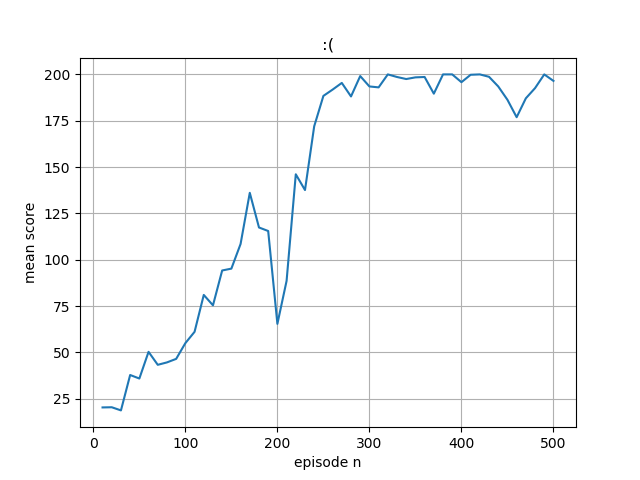

Write Python code to recreate this figure.
import numpy as np
import gym
import sys
import tensorflow as tf 
import matplotlib
import matplotlib.pyplot as plt
model = tf.keras.models.Sequential([
  tf.keras.layers.Dense(128,input_shape=(1,4),activation='relu'),
  tf.keras.layers.Dense(2, activation='softmax')
])

optimizer = tf.keras.optimizers.Adam(learning_rate = 0.01)
model.summary()
episode_n=[]
mean_score=[]
gamma = 0.99
ent_coef=0.01
def update_policy():
 losses=[]
 entropy_losses=[]
 with tf.GradientTape(persistent=True) as tape:
  for x in replay_buffer:
   for state,action,reward in x:
     logits = model(state)
     losses.append(-tf.math.log(tf.gather(tf.squeeze(logits),tf.convert_to_tensor(action)))*reward)
     entropy_losses.append(logits*tf.math.log(logits))
  losses=tf.math.reduce_sum(losses)
  losses/=batch_size

  entropy_losses=tf.math.reduce_mean(entropy_losses)
  # losses=losses-ent_coef*entropy_losses
 grads = tape.gradient(losses, model.trainable_variables)
 # grads, _ = tf.clip_by_global_norm(grads, 0.5)
 optimizer.apply_gradients(zip(grads, model.trainable_variables))

def discount_normalize_rewards(rewards):
    discounted_r = np.zeros_like(rewards)
    running_add = 0
    for t in reversed(range(0, rewards.size)):
        running_add = running_add * gamma + rewards[t]
        discounted_r[t] = running_add
    discounted_r -= np.mean(discounted_r)
    discounted_r /= np.std(discounted_r)
    return discounted_r
env = gym.make('CartPole-v0')
env.seed(1)
#env._max_episode_steps = 1000
episodes = 500
batch_size = 10
score=0
replay_buffer=[]
for e in range(episodes):
  
  state = env.reset()
  
  episode_memory = []
  episode_score = 0
  done = False 
  while not done:
    state = state.reshape([1,4])
    logits = model(state)
    a_dist = logits.numpy()
    a = np.random.choice(a_dist[0],p=a_dist[0])   # Choose random action with p = action 
    a, = np.where(a_dist[0] == a)
    a=a[0] #need numpy int64
    next_state, reward, done, _ = env.step(a) # make the choosen action 
    episode_score +=reward
    episode_memory.append([state,a,reward])
    state=next_state
  episode_memory=np.array(episode_memory)
  episode_memory[:,2] = discount_normalize_rewards(episode_memory[:,2])
  replay_buffer.append(episode_memory)
  score+=episode_score

  print("Episode  {}  Score  {}".format(e+1, episode_score))
  if (e+1) % batch_size == 0:
    episode_n.append(e+1)
    mean_score.append(score/batch_size)
    print("Episode  mean  score  {}".format(score/batch_size))
    update_policy()
    replay_buffer=[]
    score=0
    print("==Policy Updated==")

fig, ax = plt.subplots()
ax.plot(episode_n, mean_score)
ax.set(xlabel='episode n', ylabel='mean score',title=':(')
ax.grid()
fig.savefig("pg_wo_baseline.png")
plt.show()
  